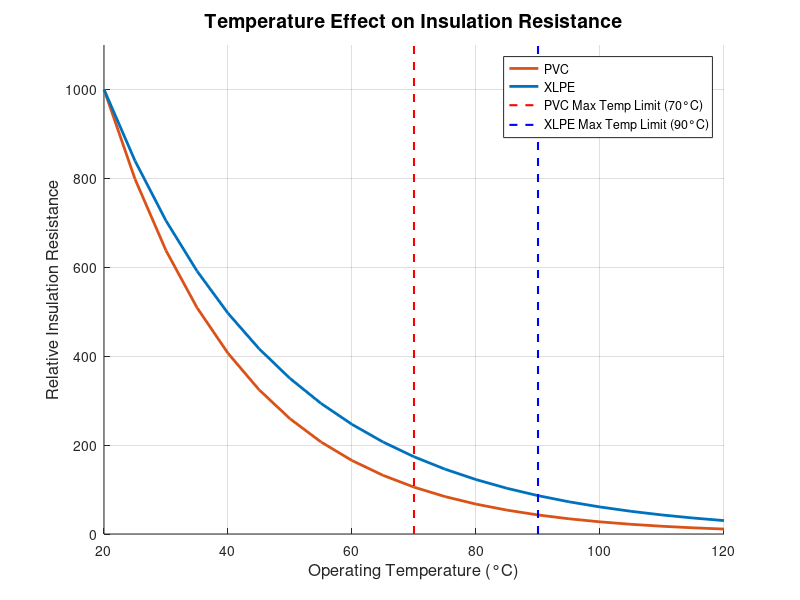
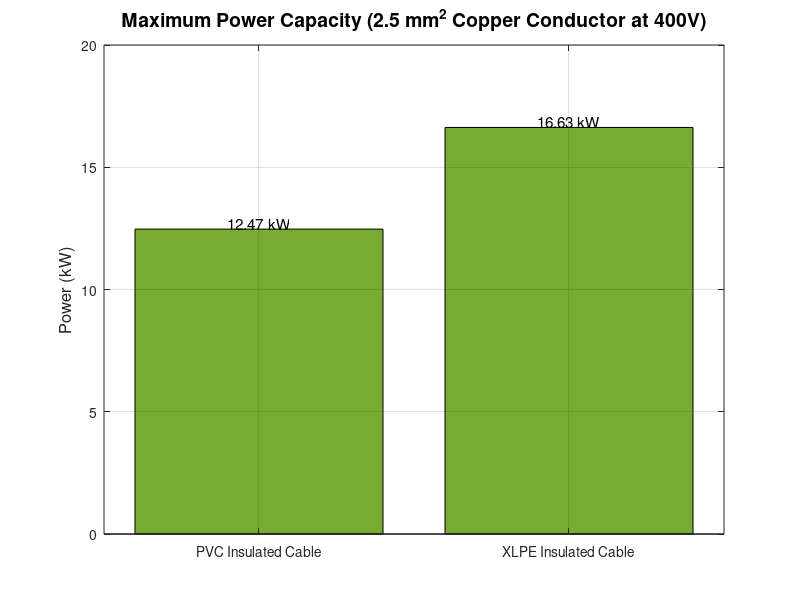

The MATLAB source for these figures, in order:
% --- Comprehensive Analysis of PVC and XLPE Insulation Systems ---
%
% This script provides a technical and regulatory comparison of PVC
% (Polyvinyl Chloride) and XLPE (Cross-linked Polyethylene) insulation.
%
% It calculates and visualizes:
% 1. The relationship between operating temperature and insulation resistance.
% 2. The maximum power capacity of a standard cable based on insulation type.
%
% It also prints a detailed report to the command window covering:
% - Technical descriptions, strengths, and weaknesses.
% - Economic and ecological factors.
% - An application suitability analysis with references to Spain's REBT.

% --- Initial Setup ---
clear;          % Clear workspace variables
clc;            % Clear command window
close all;      % Close all figures

% --- Define Constants and Insulation Properties ---
% System and Conductor Parameters
V_v = 400;           % Line Voltage in Volts (Three-phase)
s_mm2 = 2.5;         % Conductor cross-sectional area in mm^2

% Insulation Properties
insulators = {'PVC', 'XLPE'};
max_temp_C = [70, 90]; % Max continuous operating temperature (°C)

% Max Admissible Current (I_max) for a 2.5 mm^2 Copper conductor
% Values are illustrative, based on REBT ITC-BT-19 (Table 1),
% assuming a common installation method (e.g., multicore cable in conduit).
i_max_insulation = [18, 24]; % [PVC, XLPE] in Amps

% --- Graph 1: Temperature vs. Insulation Resistance ---
% This is an illustrative model to show the concept that insulation
% resistance decreases exponentially as temperature rises. XLPE maintains
% higher resistance at higher temperatures.

temp_range_C = 20:5:120; % Temperature range from 20°C to 120°C
R0 = 1000; % Nominal insulation resistance at 20°C (in Giga-Ohms*km)

% Decay coefficients (alpha). A smaller alpha means slower decay.
alpha_pvc = 0.045;
alpha_xlpe = 0.035;

% Calculate resistance degradation
R_pvc = R0 * exp(-alpha_pvc * (temp_range_C - 20));
R_xlpe = R0 * exp(-alpha_xlpe * (temp_range_C - 20));

figure;
hold on;
plot(temp_range_C, R_pvc, 'LineWidth', 2, 'Color', '#D95319');
plot(temp_range_C, R_xlpe, 'LineWidth', 2, 'Color', '#0072BD');
plot([max_temp_C(1) max_temp_C(1)], [0 1200], 'r--', 'LineWidth', 1.5); % PVC Temp Limit
plot([max_temp_C(2) max_temp_C(2)], [0 1200], 'b--', 'LineWidth', 1.5); % XLPE Temp Limit
hold off;

title('Temperature Effect on Insulation Resistance', 'FontSize', 14, 'FontWeight', 'bold');
xlabel('Operating Temperature (°C)', 'FontSize', 12);
ylabel('Relative Insulation Resistance', 'FontSize', 12);
legend('PVC', 'XLPE', 'PVC Max Temp Limit (70°C)', 'XLPE Max Temp Limit (90°C)');
grid on;
ylim([0 R0*1.1]); % Set y-axis limit for clarity

% --- Graph 2: Maximum Power Capacity Comparison ---
% Calculate max power: P = sqrt(3) * V * I
P_max_kw_pvc = (sqrt(3) * V_v * i_max_insulation(1)) / 1000;
P_max_kw_xlpe = (sqrt(3) * V_v * i_max_insulation(2)) / 1000;

max_power_data = [P_max_kw_pvc, P_max_kw_xlpe];
insulator_labels = {'PVC Insulated Cable', 'XLPE Insulated Cable'};

figure;
bar(max_power_data, 'FaceColor', '#77AC30');
title(['Maximum Power Capacity (2.5 mm^2 Copper Conductor at ' num2str(V_v) 'V)'], ...
      'FontSize', 14, 'FontWeight', 'bold');
ylabel('Power (kW)', 'FontSize', 12);
set(gca, 'xticklabel', insulator_labels);
grid on;
text(1:length(max_power_data), max_power_data, num2str(max_power_data', '%.2f kW'), ...
    'HorizontalAlignment', 'center', 'VerticalAlignment', 'bottom', 'FontSize', 11);


% --- Display Detailed Analysis in Command Window ---
fprintf('====================================================================\n');
fprintf('        ANALYSIS OF INSULATION SYSTEMS: PVC vs. XLPE\n');
fprintf('====================================================================\n\n');

fprintf('--- 1. Technical Description ---\n');
fprintf('PVC (Polyvinyl Chloride): A thermoplastic polymer. It is made flexible for cable use\n');
fprintf('by adding plasticizers. It is a cost-effective and versatile insulator.\n\n');
fprintf('XLPE (Cross-linked Polyethylene): A thermosetting polymer. The polyethylene molecules\n');
fprintf('are permanently bonded ("cross-linked"), preventing them from melting or separating at\n');
fprintf('higher temperatures, giving it superior thermal and mechanical stability.\n\n');


fprintf('--- 2. Strengths and Weaknesses ---\n');
fprintf('STRENGTHS:\n');
fprintf('  - PVC:  Lower cost, high flexibility, good resistance to oils and chemicals.\n');
fprintf('  - XLPE: Higher operating temperature (90°C vs 70°C), higher current rating for the\n');
fprintf('          same conductor size, greater mechanical toughness and water resistance.\n');
fprintf('WEAKNESSES:\n');
fprintf('  - PVC:  Lower temperature rating, produces dense, corrosive smoke (HCl gas) when\n');
fprintf('          burned, becomes brittle at low temperatures.\n');
fprintf('  - XLPE: Higher material cost, less flexible than PVC which can make installation\n');
fprintf('          in tight spaces more difficult.\n\n');

fprintf('--- 3. Economic and Ecological Factors ---\n');
fprintf('ECONOMIC:\n');
fprintf('  - PVC is cheaper upfront. However, XLPE''s ability to carry more current can allow\n');
fprintf('    for smaller conductor sizes for the same load, potentially offsetting the cost\n');
fprintf('    (a concept known as "economic section").\n\n');
fprintf('ECOLOGICAL:\n');
fprintf('  - PVC: Contains chlorine and requires plasticizers (phthalates), which are environmental\n');
fprintf('    concerns. Its combustion byproducts are highly toxic.\n');
fprintf('  - XLPE: Is halogen-free, making it much safer in a fire (low smoke, zero halogen - LSZH).\n');
fprintf('    It is also more difficult to recycle due to its thermosetting nature.\n\n');

fprintf('--- 4. Application Suitability & REBT Compliance ---\n');
fprintf('The choice is heavily regulated by the REBT for safety.\n\n');
fprintf('SUITABLE FOR PVC (e.g., H07V-K, VV-K cables):\n');
fprintf('  - General indoor wiring in dry environments, domestic installations, and control circuits\n');
fprintf('    where thermal stress is low.\n');
fprintf('  - REBT Reference: ITC-BT-19 specifies max currents for PVC in its tables.\n');
fprintf('    The standard UNE-EN 50525 covers the characteristics of these cables.\n\n');
fprintf('SUITABLE FOR XLPE (e.g., RZ1-K (AS), DHZ1 cables):\n');
fprintf('  - High-power circuits (Líneas Generales de Alimentación, Derivaciones Individuales).\n');
fprintf('  - Installations with high operating temperatures or risk of overload.\n');
fprintf('  - Public premises (hospitals, schools, etc.) where low smoke and zero halogen (LSZH)\n');
fprintf('    properties are mandatory for fire safety.\n');
fprintf('  - Underground or outdoor installations due to its toughness and water resistance.\n');
fprintf('  - REBT References: ITC-BT-07 (Underground Networks) and ITC-BT-15 (Installations in\n');
fprintf('    public premises) strongly favor or mandate halogen-free cables like XLPE.\n');
fprintf('    The standard UNE 21123-2 defines the construction of these cables.\n\n');
fprintf('====================================================================\n');
